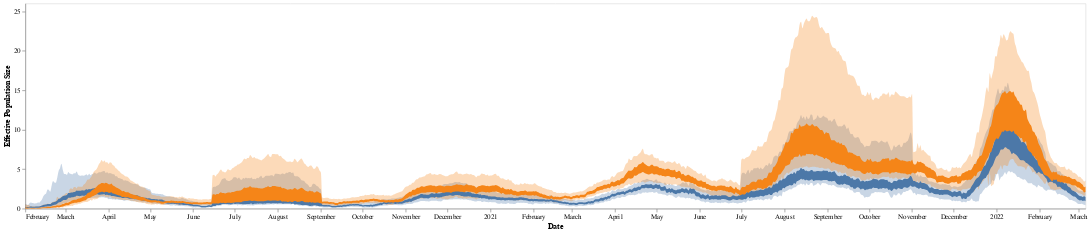

The cell this chart's notebook holds for it:
### Code cell
line = alt.Chart(test).mark_area(interpolate='monotone').encode(
    alt.X('date:T', axis=alt.Axis(title="Date", grid=False)),
    alt.Y('lower_hpd_log_50',axis=alt.Axis(title="Effective Population Size", grid=False)),#,scale=alt.Scale(domain=(0, 13))),
    alt.Y2('upper_hpd_log_50' ),
    color=alt.Color('deme:N')
).properties(
    width=1550,
    height=300
).transform_filter(
    (datum.upper_hpd_log_50 < 50)
)

band = alt.Chart(test).mark_area(
    opacity=0.3, interpolate='monotone'
).encode(
    alt.X('date:T', axis=alt.Axis(title="Date", grid=False)),
    alt.Y('lower_hpd_log_95'),#axis=None),#, scale=alt.Scale(domain=(0, 13))),
    alt.Y2('upper_hpd_log_95'),
    color=alt.Color('deme:N', legend=None)
).properties(
    width=1550,
    height=300
).transform_filter(
    (datum.upper_hpd_log_95 < 50)
)

band + line

### Figure 1 — Vega-Lite specification as saved in the notebook (floating-point values rounded to 4 significant figures; data arrays with more than 128 entries replaced by an {"elided": "..."} marker saying what was removed)
{"config": {"view": {"continuousWidth": 400, "continuousHeight": 300}}, "layer": [{"mark": {"type": "area", "interpolate": "monotone", "opacity": 0.3}, "encoding": {"color": {"type": "nominal", "field": "deme", "legend": null}, "x": {"type": "temporal", "axis": {"grid": false, "title": "Date"}, "field": "date"}, "y": {"type": "quantitative", "field": "lower_hpd_log_95"}, "y2": {"field": "upper_hpd_log_95"}}, "height": 300, "transform": [{"filter": "(datum.upper_hpd_log_95 < 50)"}], "width": 1550}, {"mark": {"type": "area", "interpolate": "monotone"}, "encoding": {"color": {"type": "nominal", "field": "deme"}, "x": {"type": "temporal", "axis": {"grid": false, "title": "Date"}, "field": "date"}, "y": {"type": "quantitative", "axis": {"grid": false, "title": "Effective Population Size"}, "field": "lower_hpd_log_50"}, "y2": {"field": "upper_hpd_log_50"}}, "height": 300, "transform": [{"filter": "(datum.upper_hpd_log_50 < 50)"}], "width": 1550}], "data": {"name": "data-76b4b958e0e65f8b256f9bdf287413af"}, "$schema": "https://vega.github.io/schema/vega-lite/v4.8.1.json", "datasets": {"data-76b4b958e0e65f8b256f9bdf287413af": {"elided": "1530 records"}}}
